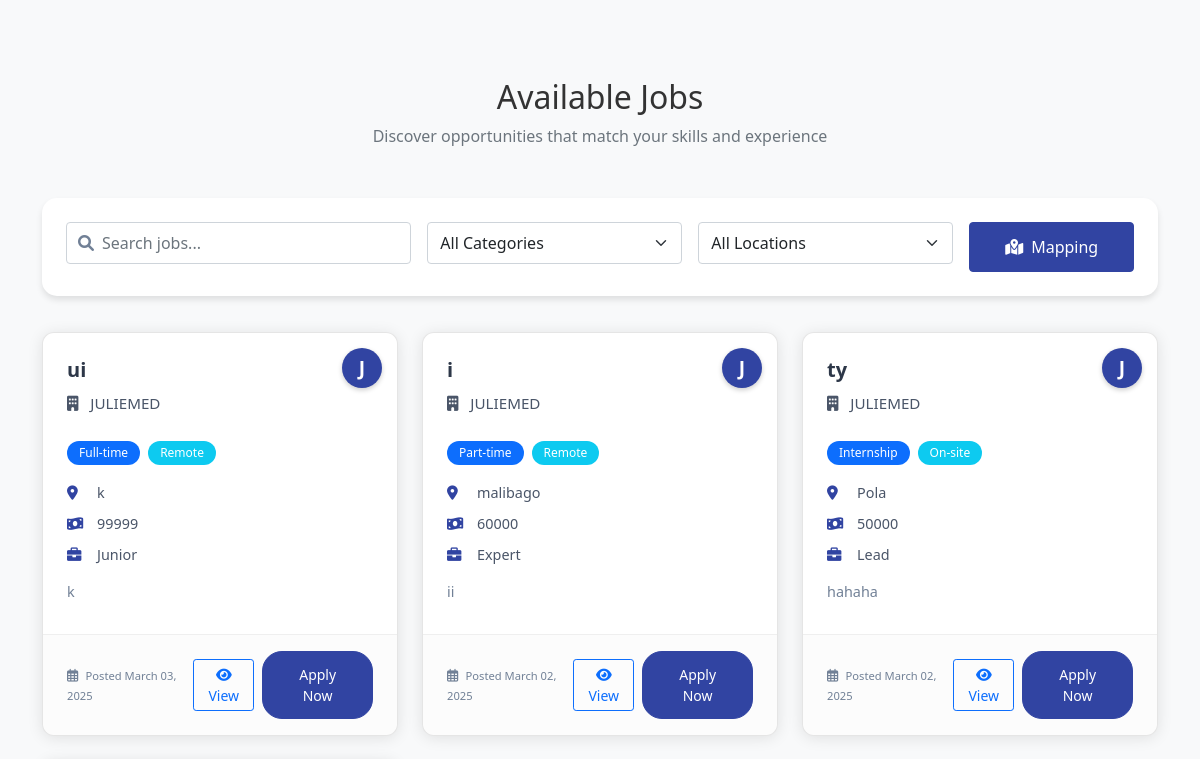
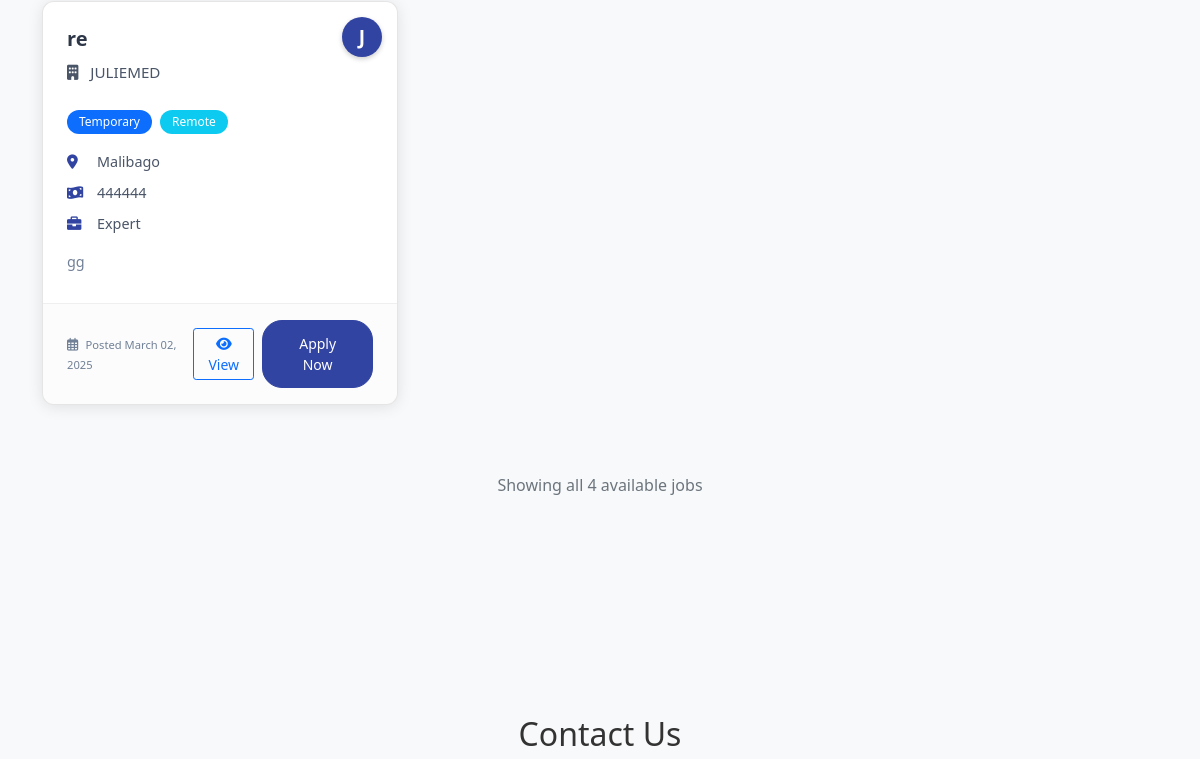
Before: /employee/home/ (signed in, middle part) with the older database file (2 pictures, top to bottom).
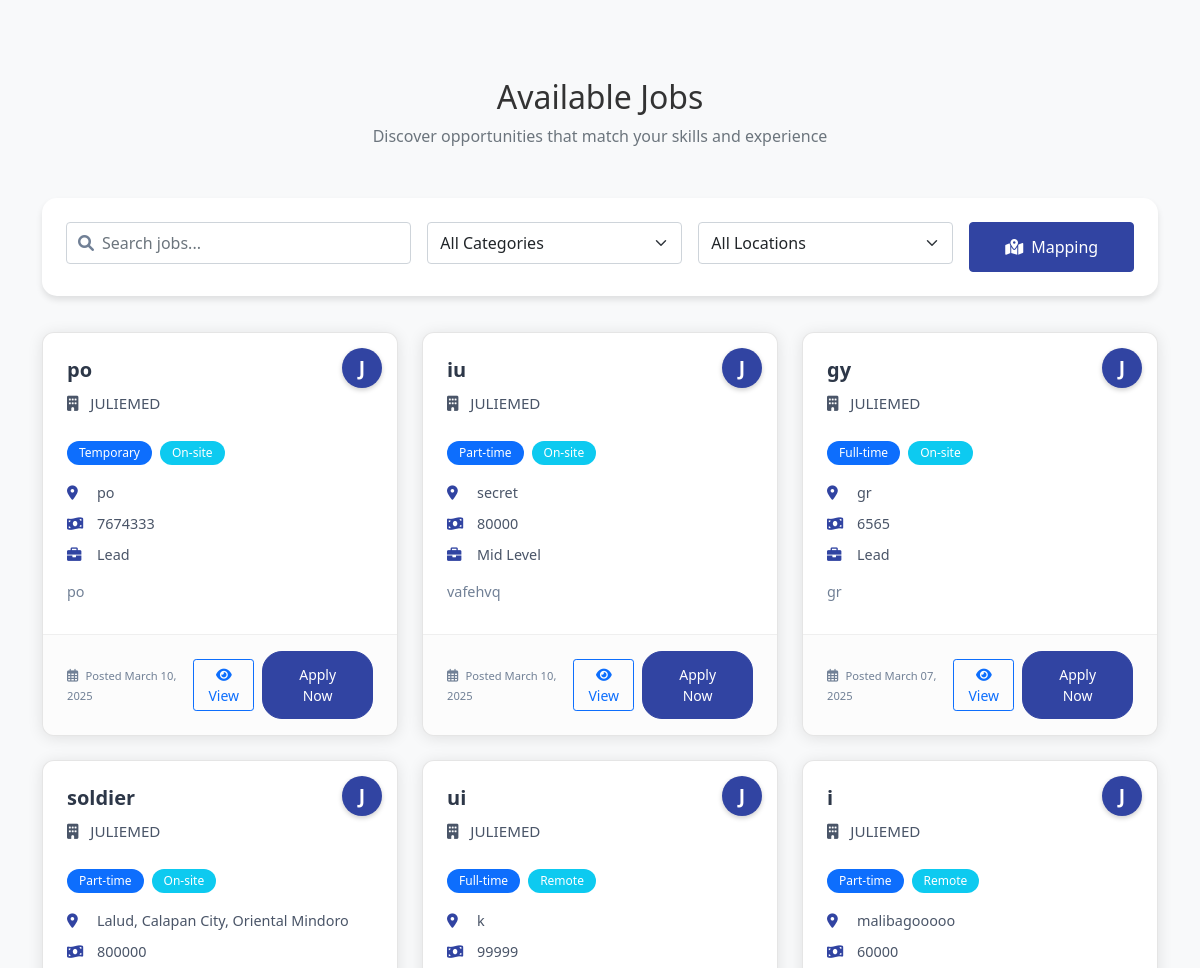
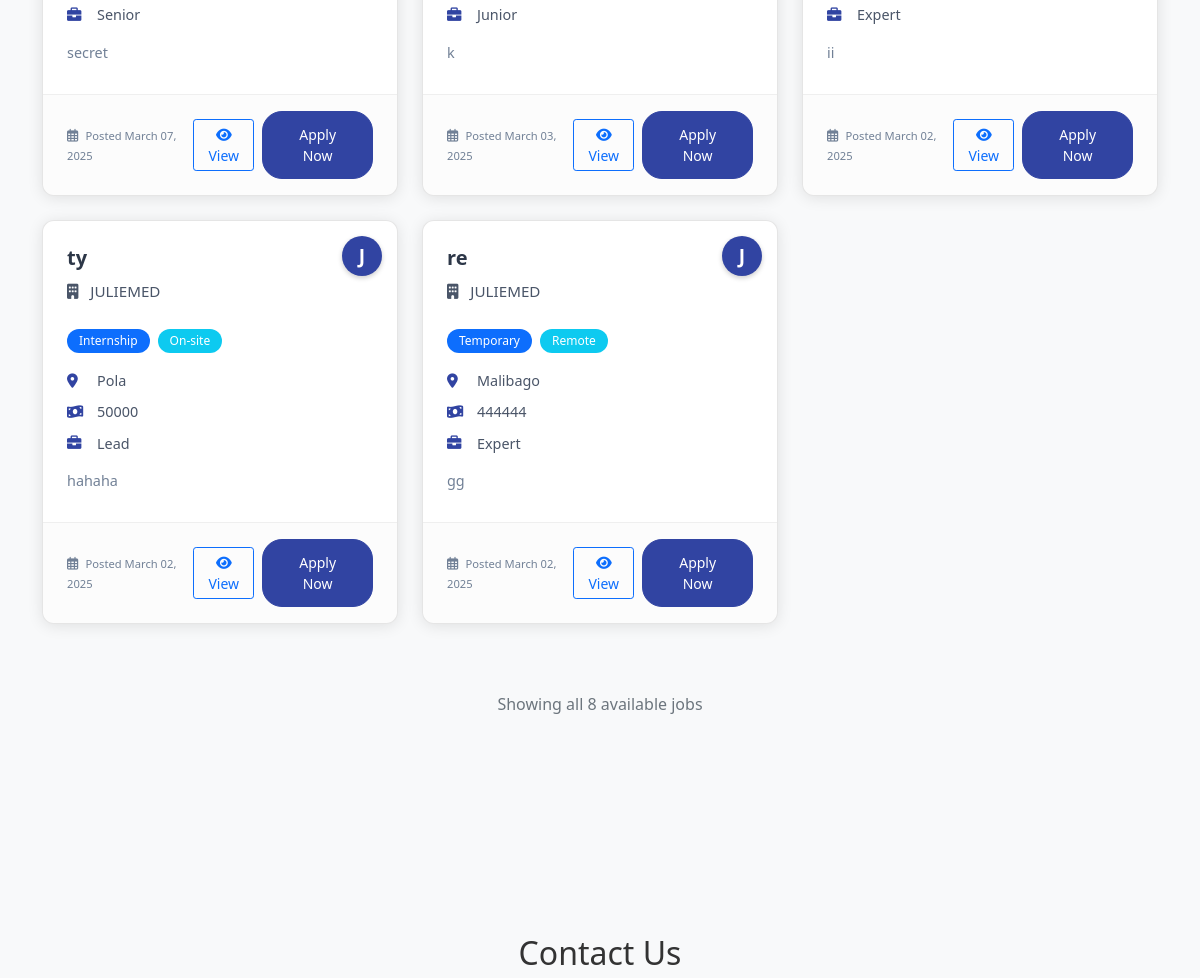
After: the same page with the newer database file (2 pictures, top to bottom).
### employer/models.py (models this page shows, shortened)
class Job(models.Model):
    WORK_SETUP_CHOICES = [
        ('On-site', 'On-site'),
        ('Hybrid', 'Hybrid'),
        ('Remote', 'Remote'),
    ]
    JOB_TYPES = [
        ('Full-time', 'Full-time'),
        ('Part-time', 'Part-time'),
        ('Contract', 'Contract'),
        ('Temporary', 'Temporary'),
        ('Internship', 'Internship'),
    ]
    EXPERIENCE_LEVELS = [
        ('Entry Level', 'Entry Level'),
        ('Junior', 'Junior'),
        ('Mid Level', 'Mid Level'),
        ('Senior', 'Senior'),
        ('Lead', 'Lead'),
        ('Expert', 'Expert'),
    ]
    STATUS_CHOICES = [
        ('Active', 'Active'),
        ('Closed', 'Closed'),
    ]
    employer = models.ForeignKey('Employer', on_delete=models.CASCADE, related_name='jobs')
    title = models.CharField(max_length=200)
    location = models.CharField(max_length=200)
    latitude = models.FloatField(null=True, blank=True)
    longitude = models.FloatField(null=True, blank=True)
    job_type = models.CharField(max_length=20, choices=JOB_TYPES)
    work_setup = models.CharField(max_length=20, choices=WORK_SETUP_CHOICES)
    description = models.TextField()
    salary_range = models.CharField(max_length=100)
    experience_level = models.CharField(max_length=20, choices=EXPERIENCE_LEVELS)
    status = models.CharField(max_length=20, choices=STATUS_CHOICES, default='active')
    created_at = models.DateTimeField(auto_now_add=True)
    updated_at = models.DateTimeField(auto_now=True)
    applications_count = models.IntegerField(default=0)
    requirements = models.TextField(blank=True, help_text='List the job requirements')
    class Meta:
        ordering = ['-created_at']

class Employer(models.Model):
    REGISTRATION_TYPE_CHOICES = [
        ('SEC', 'SEC Registration'),
        ('DTI', 'DTI Registration'),
    ]
    username = models.CharField(max_length=100, unique=True)
    email = models.EmailField(unique=True)
    password = models.CharField(max_length=128)
    company_name = models.CharField(max_length=255, blank=True)
    company_description = models.TextField(blank=True)
    company_website = models.URLField(blank=True)
    company_location = models.CharField(max_length=255, blank=True)
    latitude = models.FloatField(null=True, blank=True)
    longitude = models.FloatField(null=True, blank=True)
    industry = models.CharField(max_length=100, blank=True)
    registration_type = models.CharField(
        max_length=3,
        choices=REGISTRATION_TYPE_CHOICES,
        blank=True
    )
    business_permit = models.FileField(
        upload_to='business_permits/',
        validators=[validate_file_extension, validate_file_size],
        blank=True,
        null=True,
        help_text='Upload your business permit (PDF, JPG, JPEG, or PNG, max 10MB)'
    )
    registration_document = models.FileField(
        upload_to='registration_documents/',
        validators=[validate_file_extension, validate_file_size],
        blank=True,
        null=True,
        help_text='Upload your SEC/DTI registration document (PDF, JPG, JPEG, or PNG, max 10MB)'
    )
    registration_number = models.CharField(
        max_length=50,
        blank=True,
        help_text='Your SEC/DTI registration number'
    )
    registration_date = models.DateField(
        null=True,
        blank=True,
        help_text='Date of SEC/DTI registration'
    )
    last_login = models.DateTimeField(null=True, blank=True)
    date_joined = models.DateTimeField(default=timezone.now)
    is_active = models.BooleanField(default=True)
    is_verified = models.BooleanField(default=False)
    is_approved = models.BooleanField(default=False)
    approval_date = models.DateTimeField(null=True, blank=True)
    rejection_reason = models.TextField(blank=True, null=True)

### employee/views.py (the view)
    def wrapper(request, *args, **kwargs):
        if not request.session.get('employee_username'):
            messages.error(request, "Please login to access this page.")
            return redirect('employee_login')
        return view_func(request, *args, **kwargs)

### employee/views.py (called while the page is built)
def employee_login_required(view_func):
    def wrapper(request, *args, **kwargs):
        if not request.session.get('employee_username'):
            messages.error(request, "Please login to access this page.")
            return redirect('employee_login')
        return view_func(request, *args, **kwargs)
    return wrapper

@employee_login_required
def employee_home(request):
    employee_username = request.session.get('employee_username')
    employee = Employee.objects.filter(username=employee_username).first()
    if not employee:
        messages.error(request, "User not found.")
        return redirect('employee_login')
    jobs = Job.objects.filter(status='active').select_related('employer').order_by('-created_at')
    context = {
        'employee': employee,
        'username': employee_username,
        'jobs': jobs,
    }
    return render(request, 'employee/employee_home.html', context)

### employee/templates/employee/employee_home.html (shortened to what the changed rows need)
{% extends 'employee/base.html' %}
{% load static %}
{% block extra_css %}
<link rel="stylesheet" href="{% static 'css/employee_home.css' %}">
<link rel="stylesheet" href="https://unpkg.com/leaflet@1.9.4/dist/leaflet.css"
/>
{% endblock %}
{% block content %}
<section id="jobs" class="section">
    <div class="container">
        <div class="section-header text-center mb-5">
            <h2>Available Jobs</h2>
        </div>
        <div id="jobsGrid">
            <div class="row jobs-container">
                {% with total_jobs=jobs.count %}
                {% for job in jobs %}
                <div class="col-md-6 col-lg-4 mb-4">
                    <div class="job-card">
                        <div class="company-badge">
                            <div class="company-initial">{{ job.employer.company_name|slice:":1" }}</div>
                        </div>
                        <div class="job-card-header">
                            <h3 class="job-title">{{ job.title }}</h3>
                            <div class="company-name">
                                <i class="fas fa-building me-2"></i>
                                {{ job.employer.company_name }}
                            </div>
                        </div>
                        <div class="job-card-body">
                            <div class="job-badges mb-3">
                                <span class="badge bg-primary">{{ job.job_type }}</span>
                                <span class="badge bg-info">{{ job.work_setup }}</span>
                            </div>
                            <div class="job-details">
                                <div class="job-detail-item">
                                    <i class="fas fa-map-marker-alt"></i>
                                    <span>{{ job.location }}</span>
                                </div>
                                <div class="job-detail-item">
                                    <i class="fas fa-money-bill-wave"></i>
                                    <span>{{ job.salary_range }}</span>
                                </div>
                                <div class="job-detail-item">
                                    <i class="fas fa-briefcase"></i>
                                    <span>{{ job.experience_level }}</span>
                                </div>
                            </div>
                            <div class="job-description">
                                {{ job.description|truncatechars:120 }}
                            </div>
                        </div>
                        <div class="job-card-footer">
                            <div class="job-posted">
                                <i class="far fa-calendar-alt me-1"></i>
                                <small>Posted {{ job.created_at|date:"F d, Y" }}</small>
                            </div>
                            <div class="job-actions">
                                <button type="button" class="btn btn-outline-primary btn-sm view-job-btn me-2"
                                        data-job-id="{{ job.id }}"
                                        data-job-title="{{ job.title }}"
                                        data-company="{{ job.employer.company_name }}"
                                        data-location="{{ job.location }}"
                                        data-job-type="{{ job.job_type }}"
                                        data-work-setup="{{ job.work_setup }}"
                                        data-salary="{{ job.salary_range }}"
                                        data-experience="{{ job.experience_level }}"
                                        data-description="{{ job.description }}"
                                        data-requirements="{{ job.requirements }}"
                                        data-qualifications="{{ job.qualifications }}"
                                        data-benefits="{{ job.benefits }}"
                                        data-posted="{{ job.created_at|date:'F d, Y' }}">
                                    <i class="fas fa-eye"></i> View
                                </button>
                                <button type="button" class="btn btn-primary btn-sm apply-now-btn"
                                        onclick="console.log('Button clicked for job: {{ job.title }}');"
                                        data-bs-toggle="modal"
                                        data-bs-target="#applyJobModal"
                                        data-job-id="{{ job.id }}"
                                        data-job-title="{{ job.title }}"
                                        data-company="{{ job.employer.company_name }}">
                                    Apply Now
                                </button>
                            </div>
                        </div>
                    </div>
                </div>
                {% empty %}
                <div class="col-12 text-center">
                    <div class="alert alert-info">
                        No jobs available at the moment.
                    </div>
                </div>
                {% endfor %}
            </div>
            {% if total_jobs > 0 %}
            <div class="view-all-container text-center mt-4 mb-4">
                <div class="text-muted">
                    Showing all {{ total_jobs }} available jobs
                </div>
            </div>
            {% endif %}
            {% endwith %}
        </div>
    </div>
</section>
<section id="contact" class="section contact-section">
    <div class="container">
        <div class="section-header text-center mb-5">
            <h2>Contact Us</h2>
        </div>
    </div>
</section>
{% endblock %}

Changed rows visible on the page:
added Job: employer.company_name "J", title "po", employer.company_name "JULIEMED", job_type "Temporary", work_setup "On-site", location "po", salary_range "7674333", experience_level "Lead", description "po", created_at "March 10, 2025"
added Job: employer.company_name "J", title "iu", employer.company_name "JULIEMED", job_type "Part-time", work_setup "On-site", location "secret", salary_range "80000", experience_level "Mid Level", description "vafehvq", created_at "March 10, 2025"
added Job: employer.company_name "J", title "gy", employer.company_name "JULIEMED", job_type "Full-time", work_setup "On-site", location "gr", salary_range "6565", experience_level "Lead", description "gr", created_at "March 07, 2025"
added Job: employer.company_name "J", title "soldier", employer.company_name "JULIEMED", job_type "Part-time", work_setup "On-site", location "Lalud, Calapan City, Oriental Mindoro", salary_range "800000", experience_level "Senior", description "secret", created_at "March 07, 2025"
changed Job "ii": location "malibago" → "malibagooooo"
Other visible differences:
{{ total_jobs }}: "4" → "8"
